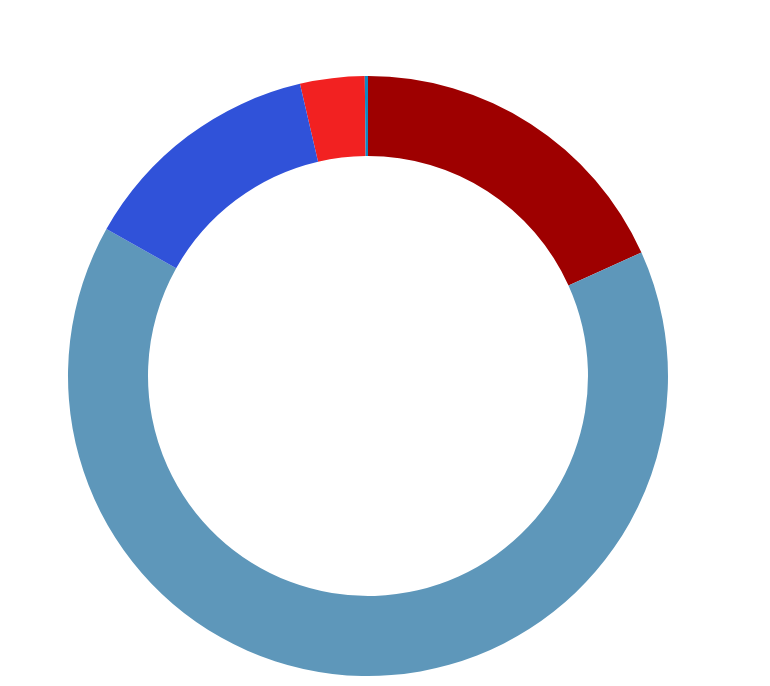

Write a Vega-Lite specification for this figure.
### Vega-Lite specification from a JSON file in a GitHub repository (floating-point values rounded to 4 significant figures)
{"$schema": "https://vega.github.io/schema/vega-lite/v5.json", "background": "transparent", "width": 300, "height": 300, "data": {"values": [{"Region": "Europe", "Value": 7898}, {"Region": "Africa", "Value": 41507}, {"Region": "Americas", "Value": 147594}, {"Region": "Asia", "Value": 30053}, {"Region": "Oceania", "Value": 389}]}, "transform": [{"joinaggregate": [{"op": "sum", "field": "Value", "as": "Total"}]}, {"calculate": "datum.Value / datum.Total", "as": "Percent"}, {"calculate": "format(datum.Percent, '.1%')", "as": "PercentLabel"}], "layer": [{"mark": {"type": "arc", "innerRadius": 110, "stroke": null}, "encoding": {"theta": {"field": "Value", "type": "quantitative", "stack": true}, "color": {"field": "Region", "type": "nominal", "scale": {"range": ["#9e0000", "#5e97ba", "#3052d9", "#f22121", "#0f87c2"]}, "legend": null}, "tooltip": [{"field": "Region", "type": "nominal"}, {"field": "Value", "type": "quantitative", "title": "Offences", "format": ",d"}, {"field": "Percent", "type": "quantitative", "title": "Share", "format": ".1%"}]}}, {"mark": {"type": "text", "fill": "white", "fontSize": 16, "radius": {"expr": "min(width, height)/2"}, "radiusOffset": 25, "stroke": "white", "strokeWidth": 0.25}, "encoding": {"theta": {"field": "Value", "type": "quantitative", "stack": true}, "text": {"field": "PercentLabel"}}}, {"mark": {"type": "text", "align": "center", "baseline": "middle", "fontSize": 16, "fill": "white", "lineBreak": "\n"}, "encoding": {"text": {"value": "Intentional Homicide Related\nCrimes by Region, 2023"}}}], "config": {"view": {"stroke": null}}}
